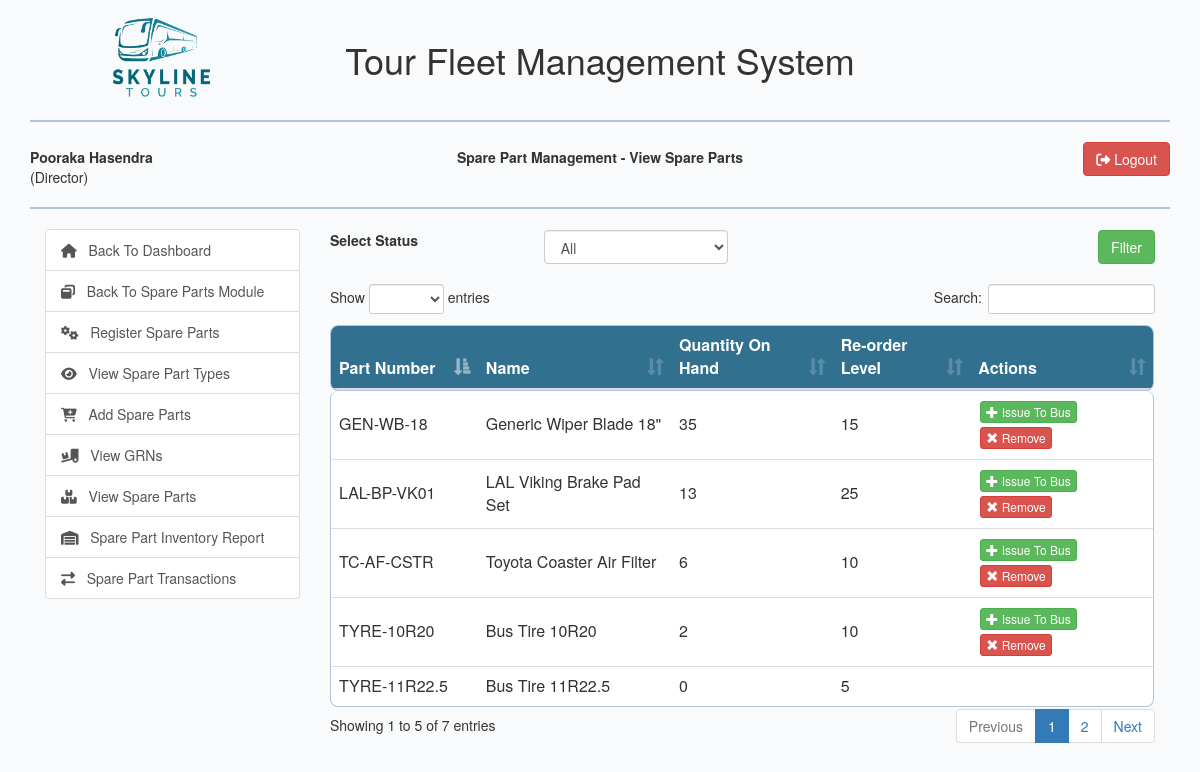
Before: /view/view-spare-parts.php (signed in) with the older database file.
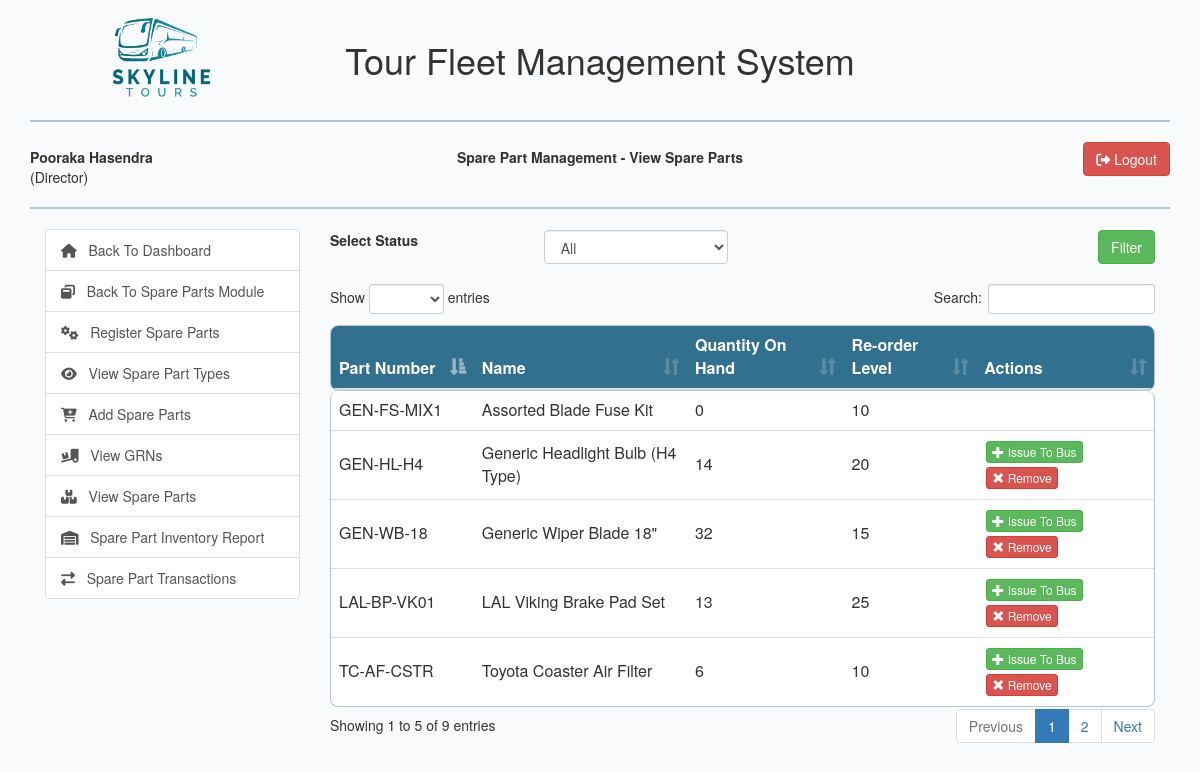
After: the same page with the newer database file.
### tables this page shows
CREATE TABLE `spare_part` (
  `part_id` int(10) NOT NULL,
  `part_number` varchar(100) NOT NULL COMMENT 'Manufacturer or internal part number (Required)',
  `part_name` varchar(255) NOT NULL,
  `description` text DEFAULT NULL,
  `quantity_on_hand` int(10) NOT NULL DEFAULT 0,
  `reorder_level` int(10) NOT NULL,
  `part_status` int(10) NOT NULL DEFAULT 1
);

### model/sparepart_model.php (called while the page is built, shortened)
<?php
class SparePart{
    public function getSparePartsFiltered($status){
        $con = $GLOBALS["con"];
        $sql = "SELECT * FROM spare_part WHERE 	part_status!=-1 ";
        $sql.="ORDER BY part_name ASC";
        $result = $con->query($sql) or die($con->error);
        return $result;
    }
}

### view/view-spare-parts.php (the view, shortened to what this page needs)
<?php
include_once '../model/sparepart_model.php';
$sparePartObj = new SparePart();
$status ="";
$sparePartResult = $sparePartObj->getSparePartsFiltered($status);
?>
<html lang="en">
<head>
    <?php include_once "../includes/bootstrap_css_includes.php"?>
</head>
<body>
    <div class="container">
        <?php include_once "../includes/header_row_includes.php";?>
        <div class="col-md-3">
            <?php include_once "../includes/spareparts_functions.php"; ?>
        </div>
        <div class="col-md-9">
            <div class="row">
                <div class="col-md-6 col-md-offset-3" id="msg" style="text-align:center">
                </div>
            </div>
            <div class="row">
                <div class="col-md-3">
                    <label class="control-label">Select Status</label>
                </div>
                <div class="col-md-3">
                    <select class="form-control" id="status" name="status">
                        <option value="">All</option>
                    </select>
                </div>
                <div class="col-md-6 text-right">
                    <button type="button" class="btn btn-success" id="filter_button">Filter</button>
                </div>
            </div>
            <div class="row">
            </div>
            <div class="row">
                <div class="col-md-12">
                    <table class="table" id="partsTable">
                        <thead>
                            <tr>
                                <th>Part Number</th>
                                <th>Name</th>
                                <th>Quantity On Hand</th>
                                <th>Re-order Level</th>
                                <th>Actions</th>
                            </tr>
                        </thead>
                        <tbody id="partsTableBody">
                            <?php while($sparePartRow = $sparePartResult->fetch_assoc()){
                                $partId = $sparePartRow['part_id'];
                                ?>
                            <tr title='<?php echo htmlspecialchars($sparePartRow['description']);?>' data-toggle="tooltip">
                                <td><?php echo $sparePartRow['part_number'];?></td>
                                <td><?php echo $sparePartRow['part_name'];?></td>
                                <td><?php echo $sparePartRow['quantity_on_hand'];?></td>
                                <td><?php echo $sparePartRow['reorder_level'];?></td>
                                <td>
                                    <?php if($sparePartRow['quantity_on_hand'] >0){ ?>
                                    <a href="issue-spare-parts.php?part_id=<?php echo base64_encode($partId); ?>"
                                       class="btn btn-xs btn-success" style="margin:2px;display:<?php echo checkPermissions(104); ?>"
                                       title="">
                                        <span class="glyphicon glyphicon-plus"></span>
                                        Issue To Bus
                                    </a>
                                    <a href="#" data-toggle="modal" onclick="removeSpareParts(<?php echo $partId;?>)" data-target="#add_remove_info"
                                       class="btn btn-xs btn-danger" style="margin:2px;display:<?php echo checkPermissions(105); ?>"
                                       title="">
                                        <span class="glyphicon glyphicon-remove"></span>
                                        Remove
                                    </a>
                                    <?php } ?>
                                </td>
                            </tr>
                            <?php } ?>
                        </tbody>
                    </table>
                </div>
            </div>
        </div>
    </div>
</body>
</html>

Changed rows visible on the page:
no longer on this page (row unchanged): spare_part: part_number "TYRE-10R20", part_name "Bus Tire 10R20", quantity_on_hand "2", reorder_level "10"
no longer on this page (row unchanged): spare_part: part_number "TYRE-11R22.5", part_name "Bus Tire 11R22.5", quantity_on_hand "0", reorder_level "5"
added spare_part: part_number "GEN-FS-MIX1", part_name "Assorted Blade Fuse Kit", quantity_on_hand "0", reorder_level "10"
added spare_part: part_number "GEN-HL-H4", part_name "Generic Headlight Bulb (H4 Type)", quantity_on_hand "14", reorder_level "20"
changed spare_part "GEN-WB-18": quantity_on_hand "35" → "32"
Other visible differences:
text written by a page script: "Show entries Search: Showing 1 to 5 of 7 entries Previous 1 2 Next" → "Show entries Search: Showing 1 to 5 of 9 entries Previous 1 2 Next"
